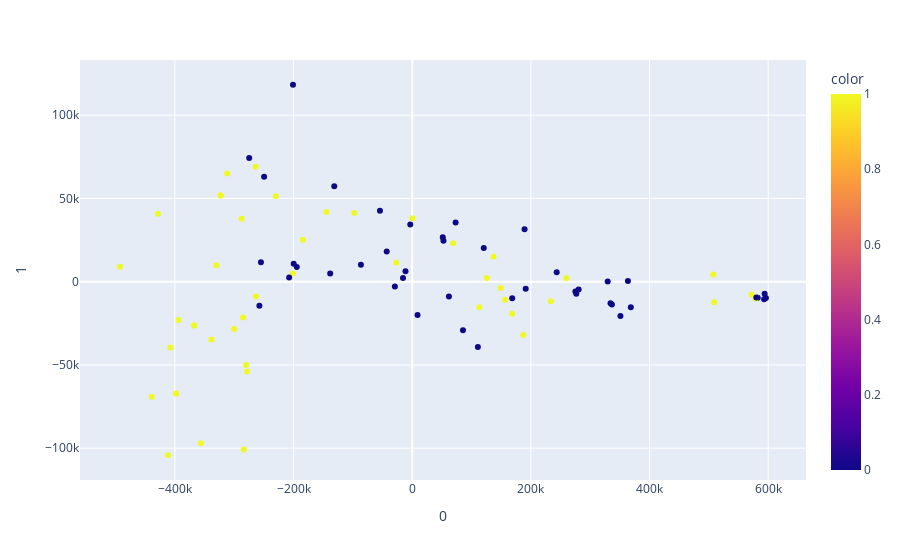

Notebook source saved alongside this figure:
### Code cell
pca = PCA(n_components=2)
components = pca.fit_transform(X)

fig = px.scatter(components, x=0, y=1, color=df3['userdefinedlabel'])
fig.show()
